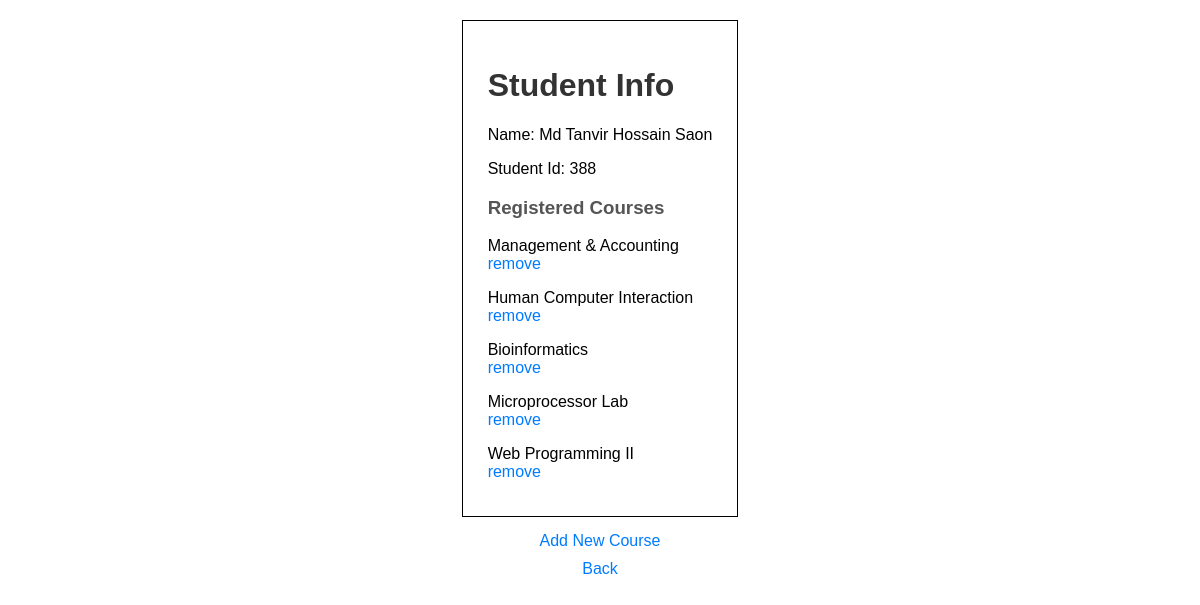
The app's page /student-info/1/ with its own data.
### Enroll/models.py (models this page shows, shortened)
class Student(models.Model):
    YEAR_CHOICES = [
        ('First', 'First Year 1st Semester'),
        ('First2', 'First Year 2nd Semester'),
        ('Second', 'Second Year 1st Semester'),
        ('Second2', 'Second Year 2nd Semester'),
        ('Third', 'Third Year 1st Semester'),
        ('Third2', 'Third Year 2nd Semester'),
        ('Fourth', 'Fourth Year 1st semster'),
        ('Fourth2', 'Fourth Year 2nd semster'),
    ]
    name = models.CharField(max_length=50)
    student_id = models.PositiveSmallIntegerField(unique=True)
    year = models.CharField(max_length=10, choices=YEAR_CHOICES, default='First')
    courses = models.ManyToManyField(Course, related_name='students', blank=True)

class Course(models.Model):
    COURSE_THEORY = 'Theory'
    COURSE_LAB = 'Lab'
    COURSE_PROJECT = 'Project'
    COURSE_CHOICES = [
        (COURSE_THEORY, 'Theory'),
        (COURSE_LAB, 'Lab'),
        (COURSE_PROJECT, 'Project')
    ]
    course_id = models.CharField(max_length=10)
    course_name = models.CharField(max_length=40)
    course_credit = models.DecimalField(max_digits=4, decimal_places=2)
    tutorial_full_marks = models.DecimalField(max_digits=4, decimal_places=2)
    att_full_marks = models.DecimalField(max_digits=4, decimal_places=2)
    final_full_marks = models.DecimalField(max_digits=4, decimal_places=2)
    course_type = models.CharField(
        max_length=10,
        choices=COURSE_CHOICES,
        default=COURSE_THEORY
    )

### Enroll/views.py (the view)
# urls.py: path('student-info/<int:student_id>/', views.student_info, name='student_info'),
def student_info(request, student_id):
    student = get_object_or_404(Student, pk=student_id)
    registered_courses = student.courses.all()
    return render(request, 'student_info.html', {'student': student, 'registered_courses': registered_courses})

### templates/student_info.html (shortened to what this page needs)
<!DOCTYPE html>
<html lang="en">
<head>
</head>
<body>
    <div style="display: flex; flex-direction: column; justify-content: center; align-items: center;">
        <div style="border: 1px solid black; padding: 25px; margin-top: 20px;">
            <h1>Student Info</h1>
            <p>Name: {{ student.name }}</p>
            <p>Student Id: {{ student.student_id }}</p>
            <h3>Registered Courses</h3>
            {% for course in registered_courses %}
            <p>{{ course.course_name }}<a href="{% url 'remove_course' student.student_id course.course_id %}">remove</a></p>
            {% endfor %}
        </div>
        <div style="margin-top: 15px; display: flex; flex-direction: column; justify-content: center; align-items: center;">
            <a href="{% url 'update_course' student.student_id %}">Add New Course</a>
            <a href="{% url 'home' %}">Back</a>
        </div>
    </div>
</body>
</html>

### templates/student_info.html (style rules this page uses)
body { font-family: Arial, sans-serif; margin: 0; padding: 0; }
h1 { color: #333; }
p { margin-bottom: 10px; }
h3 { color: #555; }
a { display: block; margin-bottom: 10px; text-decoration: none; color: #007bff; }

### records on screen
Student: name "Md Tanvir Hossain Saon", student_id "388"
Course: course_name "Management & Accounting"
Course: course_name "Human Computer Interaction"
Course: course_name "Bioinformatics"
Course: course_name "Microprocessor Lab"
Course: course_name "Web Programming II"
